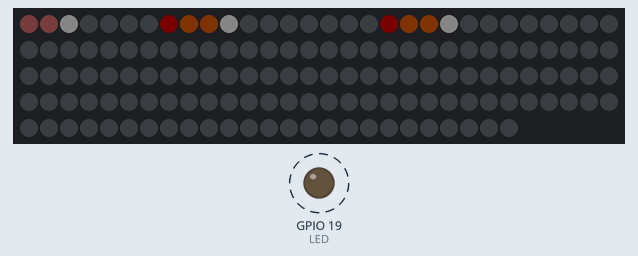
Simulated run of this program. Board: ESP32. Parts: 145 RGB LEDs in strip order, left to right, continuing on the next row, output pins drawn as LEDs (lit = HIGH). Dashed ring = blinking. Dim RGB values are drawn brighter than linear; random numbers use the default seed unless the program sets one.

Above: at 1.0 s.
At 9.94 s:
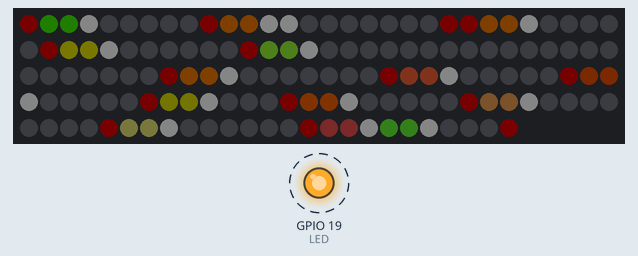
At 19.78 s:
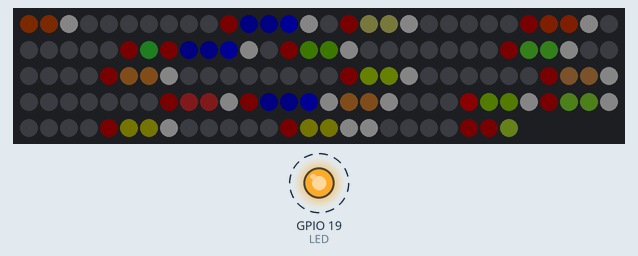
At 39.78 s:
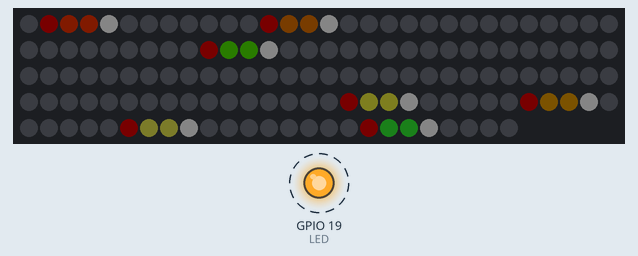
Timing chart, 0 to 40.0 s (numbered marks = the images above):
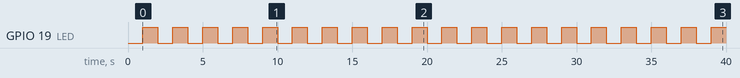

The program:

main.cpp
```cpp
#include <Arduino.h>
#include "highway.h"
#include "factory.h"

static Highway highway;
static Factory factory;

void setup() {
  factory.setup(&highway);
  highway.setup(&factory);
}

void loop() {
  factory.tick();
  highway.tick();

  delay(10);
}
```

factory.cpp
```cpp
// Makes vehicles

#include "factory.h"
#include "highway.h"
#include "vehicle.h"

#include <Arduino.h>

const int PRODUCTIONRATE=5;

Vehicle *Factory::findAvailableVehicle() {
    return toHighway->findAvailableVehicle();
}

// Returns true if vehicle has been produced
boolean Factory::makeVehicle()
{
    boolean result = false;

    // Determine how many vehicles are allowed to be created at this moment
    float a = ((float) ((toHighway->getMsCounter() & 0xffff))/(float) 0xffff)*2*PI;
    float s = sin(a)*0.4;

    int maxNrOfVehicles = (MAXVEHICLES/2.0)+(int) (MAXVEHICLES*s);
    if ( (toHighway->getNrOfVehicles() < maxNrOfVehicles) && (!toHighway->isProductionAreaFilled()) ){
        uint32_t  color;
        int carLength;
        int maxSpeed;
        int acceleration;
        int speedDelay;
        uint8_t r;
        uint8_t g;
        uint8_t b;

        Vehicle *toVehicle = findAvailableVehicle();
        if (toVehicle != NULL) {
            if ((rand() % 10) > 8) {
                // Make priority vehicle
                color = Adafruit_NeoPixel::Color(0, 0, 5);
                carLength = 3;
                speedDelay = 30;
                toVehicle->setHasPriority();
            } else {
                // Make regular vehicle
                r = (rand() % 5)+1;
                g = (rand() % 5)+1;
                b = (rand() % 2);
                color = Adafruit_NeoPixel::Color(r, g, b);
                carLength = (rand() % 1)+2;
                speedDelay = 60-(rand() % 30);
                toVehicle->clearHasPriority();
            }

            toVehicle->setLength(carLength);
            toVehicle->setSpeedDelay(speedDelay);
            toVehicle->setPosition(-(carLength+1));
            toVehicle->setColor(color);
            toVehicle->activate();

            toHighway-> setProductionAreaFilled();
            result = true;
        }
    }
    return result;
}

Factory::Factory()
{
}

void Factory::setup(Highway *toHighway) {
    this->toHighway = toHighway;
}

void Factory::tick() {
    if (ticker > 0) {
        ticker--;
    } else {
        if (makeVehicle()) {
            ticker = PRODUCTIONRATE*((rand() % 5)+1);
        }
    }
}

void Factory::recyle(Vehicle *toVehicle)
{
    toVehicle->deactivate();
}
```

factory.h
```cpp
/* ------------------------------------------------- */

#pragma once

#ifndef FACTORY_H
#define FACTORY_H

#include <stdint.h>
#include <Adafruit_NeoPixel.h>
#include "highway.h"
#include "vehicle.h"

/* ------------------------------------------------- */

class Highway;
class Vehicle;

class Factory {
  private:
    Highway *toHighway;
    int ticker;

    Vehicle *findAvailableVehicle();
    boolean makeVehicle();

  public:
    Factory();
    void setup(Highway *toHighway);
    void tick();
    void recyle(Vehicle *toVehicle);
};

#endif
```

highway.cpp
```cpp
// Represents the highway to which vehicles can be added and shown on the ledstrip

#include "highway.h"

#include <Arduino.h>
#include "vehicle.h"
#include "factory.h"

static hw_timer_t *Timer0_Cfg = NULL;

const int LED    = 19;
const int LEDOFF = 0;
const int LEDON  = 1;

static volatile uint32_t msCounter = 0L;
static Vehicle  vehicles[MAXVEHICLES];
static boolean road[NUMLEDS];
static boolean flash;

// 1ms interrupt handler
void IRAM_ATTR Timer0_ISR()
{
  msCounter++;
  // Blink green LED every second
  if ((msCounter % 1000) == 0) {
    digitalWrite(LED, !digitalRead(LED));
  }
  // flashlight frequency
  flash = ((msCounter & 0x100) == 0);

  // Update position for each active vehicle
  for (int index = 0; index < MAXVEHICLES; index++) {
    Vehicle *toVehicle = &vehicles[index];
    if (toVehicle->isActive()) {
        toVehicle->updatePosition(msCounter, road);
        toVehicle->setFlash(flash);
        // check if vehicle should get deactivated at end of highway
        if (toVehicle->getPosition() >= NUMLEDS) {
            toVehicle->deactivate();
        }
    }
  }
}

static void initializeTimer() {
  // Initialise timer to 1ms resolution
  Timer0_Cfg = timerBegin(0, 80, true);
  timerAttachInterrupt(Timer0_Cfg, &Timer0_ISR, true);
  // Timer 1 ms = 1000
  timerAlarmWrite(Timer0_Cfg, 1000, true);
  timerAlarmEnable(Timer0_Cfg);
}

Highway::Highway()
{
    // debug green LED
    pinMode(LED, OUTPUT);

    initializeTimer();
}

uint32_t Highway::getMsCounter() {
    return msCounter;
}

Vehicle *Highway::findAvailableVehicle() {
    Vehicle *toVehicle = NULL;

    for (int index = 0; index < MAXVEHICLES; index++) {
        Vehicle *toSearchVehicle = &vehicles[index];
        if (toSearchVehicle->isActive() == false) {
            toVehicle = toSearchVehicle;
        }
    }

    return toVehicle;
}

void Highway::setProductionAreaFilled()
{
    productionAreaFilled = true;
}

void Highway::clearProductionAreaFilled()
{
    productionAreaFilled = false;
}

boolean Highway::isProductionAreaFilled()
{
    return productionAreaFilled;
}

void Highway::increaseNrOfVehicles()
{
    nrOfVehicles++;
}

int Highway::getSize()
{
    return NUMLEDS;
}

void Highway::decreaseNrOfVehicles()
{
    nrOfVehicles--;
}

void Highway::setup(Factory *toF) {
    nrOfVehicles = 0;

    toPixels = new Adafruit_NeoPixel(NUMLEDS, LEDPIN, NEO_GRB + NEO_KHZ800);
    toPixels->begin(); // INITIALIZE NeoPixel strip object (REQUIRED)

    toPixels->clear();
    toPixels->show();

    toFactory = toF;

    // clear the road
    uint32_t BLACK = Adafruit_NeoPixel::Color(0,0,0);
    for(int index = 0; index < NUMLEDS; index++) {
        road[index] = false;
        toPixels->setPixelColor(index, BLACK);
    }

    // Inform vehicles of this highway
    for (int index = 0; index < MAXVEHICLES; index++) {
        Vehicle *toVehicle = &vehicles[index];
        toVehicle->setup(this);
    }
}

void Highway::tick() {
    toPixels->clear();
    for (int index = 0; index < MAXVEHICLES; index++) {
        Vehicle *toVehicle = &vehicles[index];
        toVehicle->drawOnHighway();
    }
    toPixels->show();
}

void Highway::setPixel(int index, uint32_t color) {
    if ((index >= 0) && (index < toPixels->numPixels())) {
        toPixels->setPixelColor(index, color);
    }
}

int Highway::getNrOfVehicles()
{
    return nrOfVehicles;
}
```

highway.h
```cpp
/* ------------------------------------------------- */

#pragma once

#ifndef HIGHWAY_H
#define HIGHWAY_H

#include <stdint.h>
#include <Adafruit_NeoPixel.h>
#include <list>
#include "factory.h"
#include "vehicle.h"

/* ------------------------------------------------- */
class Vehicle;
class Factory;

const int MAXVEHICLES=25;
const int NUMLEDS=145;
const int LEDPIN =18;

class Highway {
  private:
    Adafruit_NeoPixel *toPixels;
    Factory *toFactory;
    boolean productionAreaFilled = false;
    int nrOfVehicles;

  public:
    Highway();
    void setup(Factory *toF);
    void tick();
    void addVehicle(Vehicle *toVehicle);
    void setPixel(int index, uint32_t color);
    int getNrOfVehicles();
    Vehicle *findAvailableVehicle();
    void setProductionAreaFilled();
    void clearProductionAreaFilled();
    boolean isProductionAreaFilled();
    void decreaseNrOfVehicles();
    void increaseNrOfVehicles();
    int getSize();
    uint32_t getMsCounter();
};

#endif
```

vehicle.cpp
```cpp
// Represents a vehicle that can drive on the highway

#include "vehicle.h"
#include <Arduino.h>
#include "highway.h"

const uint32_t BACKLIGHTCOLOR = Adafruit_NeoPixel::Color(2, 0, 0);
const uint32_t BACKLIGHTBRAKECOLOR = Adafruit_NeoPixel::Color(12, 0, 0);
const uint32_t FRONTLIGHTCOLOR = Adafruit_NeoPixel::Color(8, 8, 8);
const uint32_t FLASHHIGHCOLOR = Adafruit_NeoPixel::Color(0, 0, 20);
const uint32_t FLASHLOWCOLOR = Adafruit_NeoPixel::Color(0, 0, 2);
const int MINIMUMSPEEDDELAY = 1000; // ms

Vehicle::Vehicle()
{
    position = 0;
    setLength(length);
    setColor(color);
    setBrakeDelay(0);
    active = false;
    target = 0;
    speedDelay = 500; // default
    hasPriority = false;
}

void Vehicle::setHasPriority() {
    hasPriority = true;
}

void Vehicle::clearHasPriority() {
    hasPriority = false;
}

void Vehicle::setFlash(boolean flash)
{
    this->flash = flash;
}

boolean Vehicle::getHasPriority() {
    return hasPriority;
}

void Vehicle::setLength(uint l) {
    length = l;
}

void Vehicle::setSpeedDelay(uint32_t s)
{
    speedDelay = s;
}

void Vehicle::setBrakeDelay(uint32_t b) {
    brakeDelay = b;
}

void Vehicle::setColor(uint32_t c) {
    color = c;
}

int16_t Vehicle::getPosition()
{
    return position;
}

void Vehicle::setPosition(int16_t newPosition) {
    position = newPosition;
}

boolean Vehicle::isActive() {
    return active;
}

void Vehicle::activate() {
    active = true;
    toHighway->increaseNrOfVehicles();
}

void Vehicle::deactivate() {
    active = false;
    toHighway->decreaseNrOfVehicles();
}

void Vehicle::updatePosition(uint32_t msCounter, boolean road[]) {
    if (brakeDelay > 0) {
        brakeDelay--; // decrease every ms
    }
    if (target < msCounter) {
        target = msCounter + speedDelay + brakeDelay;
        // check if next position is free, if driving on the road
        uint16_t lookaheadPosition = position+length+5;
        if ((lookaheadPosition >=0) && (lookaheadPosition < toHighway->getSize())) {
            if ((road[lookaheadPosition] == false) || (hasPriority)) {
                position = position + 1;
                // Speed up to maximum speed
                if (speedDelay > 50)
                    speedDelay = speedDelay - 3;
                braking = false;
            } else {
                // Slow down a little, we need to break
                speedDelay = speedDelay + 10;
                brakeDelay = 150;
                braking = true;
            }
        } else
            position = position + 1;

        if (position == 0) {
            toHighway->clearProductionAreaFilled();
        }
        // No need to claim road for priority vehicles
        if (!hasPriority) {
            // claim road space
            if (((position-1) >= 0) && ((position-1) < toHighway->getSize()))
                road[position-1] = false;
            for(int index = position; index < (position+length+2); index++) {
                if ( (index >= 0) && (index < toHighway->getSize()) ) {
                    road[index] = true;
                }
            }
        }
    }
}

void Vehicle::setup(Highway *toHighway) {
    this->toHighway = toHighway;
}

void Vehicle::tick() {
}

void Vehicle::drawOnHighway() {
    if (length > 0) {
        // draw back lights
        int ledPosition = (int) std::round(position);
        if (braking)
            toHighway->setPixel(ledPosition, BACKLIGHTBRAKECOLOR);
        else
            toHighway->setPixel(ledPosition, BACKLIGHTCOLOR);
        // draw body of vehicle
        if (hasPriority) {
            // draw priority vehicle body with flashlight
            for(int index = 1; index <= (length-1); index++) {
                toHighway->setPixel(ledPosition+index, color);
            }
            if (flash) {
                toHighway->setPixel(ledPosition+length, FLASHHIGHCOLOR);
            } else {
                toHighway->setPixel(ledPosition+length, FLASHLOWCOLOR);
            }
        } else {
            for(int index = 1; index <= length; index++) {
                toHighway->setPixel(ledPosition+index, color);
            }
        }
        // draw head lights
        toHighway->setPixel(ledPosition+length+1, FRONTLIGHTCOLOR);
    }
}
```

vehicle.h
```cpp
/* ------------------------------------------------- */

#pragma once

#ifndef VEHICLE_H
#define VEHICLE_H

#include <stdint.h>
#include <Adafruit_NeoPixel.h>
#include "highway.h"

/* ------------------------------------------------- */
class Highway;

class Vehicle {
  private:
    Highway *toHighway;

  protected:
    uint32_t color;
    uint length;
    // value of msCounter in the future to react upon
    uint32_t target;
    uint32_t speedDelay;
    uint32_t brakeDelay;
    int16_t position;
    boolean active;
    boolean hasPriority;
    boolean braking;
    boolean flash;

  public:
    Vehicle();
    void setup(Highway *toHighway);
    void tick();
    void setBrakeDelay(uint32_t b);
    void setLength(uint l);
    void setSpeedDelay(uint32_t s);
    void setColor(uint32_t c);
    void drawOnHighway();
    int16_t getPosition();
    void setPosition (int16_t newPosition);
    void deactivate();
    boolean isActive();
    void activate();
    void updatePosition(uint32_t msCounter, boolean road[]);
    bool getHasPriority();
    void setHasPriority();
    void clearHasPriority();
    void setFlash(boolean flash);
};

#endif
```

Measured:
- by itself, GPIO 19 (LED): alternates HIGH for 1.0 s and LOW for 1.0 s
